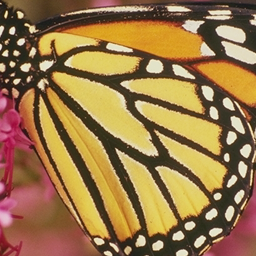
%> input picture butterfly_GT.bmp, 256 x 256 px
$ octave image_amplification_Top_Right.m   (GNU Octave 9; MATLAB toolbox functions it lacks are replaced by stand-ins)
%> lines starting %> are read from the running program, lines starting %| are printed output that depends on the picture; in (x1, y1, x2, y2) boxes, pixels count from 0 and x2, y2 are one past the last pixel; in counts of white or black regions, pixels touching at a corner belong together; the program's own positions count from 1
### draw_rect.m
function [state,result]=draw_rect(data,pointAll,windSize,lineSize,showOrNot)
% 函数调用：[state,result]=draw_rect(data,pointAll,windSize,showOrNot)
% 函数功能：在图像画个长方形框
% 函数输入：data为原始的大图，可为灰度图，可为彩色图
%          pointAll 框的左上角在大图中的坐标(每行代表一个坐标)，
%                   注意：在图中的坐标系为第一列为y,第二列为x(很奇怪的)
%          windSize 框的大小 windSize=[112,92] 分别表示长宽
%          showOrNot 是否要显示,默认为显示出来
% 函数输出：state -- 表示程序结果状态
%          result - 结果图像数据
% 函数历史： v0.0 @2013-01-27 created by Aborn

if nargin < 4
    showOrNot = 1;
end

%rgb  =  [255,240,245];
rgb = [0 255 0];                                 % 边框颜色   绿色
% [4 lines of commented-out code are left out]

windSize(1,1)=windSize(1,1);
windSize(1,2) = windSize(1,2);
if windSize(1,1) > size(data,1) ||...
        windSize(1,2) > size(data,2)
    state = -1;                                     % 说明窗口太大，图像太小，没必要获取
    disp('the window size is larger then image...');
    return;
end

result = data;
if size(data,3) == 3
    for k=1:3
        for i=1:size(pointAll,1)   %画边框顺序为：上右下左的原则
            result(pointAll(i,1),pointAll(i,2):pointAll(i,2)+windSize(i,1),k) = rgb(1,k);
            result(pointAll(i,1):pointAll(i,1)+windSize(i,2),pointAll(i,2)+windSize(i,1),k) = rgb(1,k);
            result(pointAll(i,1)+windSize(i,2),pointAll(i,2):pointAll(i,2)+windSize(i,1),k) = rgb(1,k);
            result(pointAll(i,1):pointAll(i,1)+windSize(i,2),pointAll(i,2),k) = rgb(1,k);
            if lineSize == 2 || lineSize == 3
                result(pointAll(i,1)+1,pointAll(i,2):pointAll(i,2)+windSize(i,1),k) = rgb(1,k);
                result(pointAll(i,1):pointAll(i,1)+windSize(i,2),pointAll(i,2)+windSize(i,1)-1,k) = rgb(1,k);
                result(pointAll(i,1)+windSize(i,2)-1,pointAll(i,2):pointAll(i,2)+windSize(i,1),k) = rgb(1,k);
                result(pointAll(i,1):pointAll(i,1)+windSize(i,2),pointAll(i,2)-1,k) = rgb(1,k);
                if lineSize == 3
                    result(pointAll(i,1)-1,pointAll(i,2):pointAll(i,2)+windSize(i,1),k) = rgb(1,k);
                    result(pointAll(i,1):pointAll(i,1)+windSize(i,2),pointAll(i,2)+windSize(i,1)+1,k) = rgb(1,k);
                    result(pointAll(i,1)+windSize(i,2)+1,pointAll(i,2):pointAll(i,2)+windSize(i,1),k) = rgb(1,k);
                    result(pointAll(i,1):pointAll(i,1)+windSize(i,2),pointAll(i,2)+1,k) = rgb(1,k);
                end
            end
        end
    end
end

state = 1;

if showOrNot == 1
    figure;
    imshow(result);
end

### image_amplification_Top_Right.m
clc
clear;
%im =imread('butterfly_GT.bmp');
im =imread('butterfly_GT.bmp');
%> im is the input picture: size 256x256x3 uint8; mean R, G, B 153, 119.2, 72.8
[rows,cols,a] =  size(im);
%> rows = 256; cols = 256; a = 3
factor  = 3;
x   =    210;
y   =    90;%115
stride = 30;
Line1 =1;
Line2=2;
im_crop=im(x:x+stride, y:y+stride,:);%set the (x,y) and stride yourself.
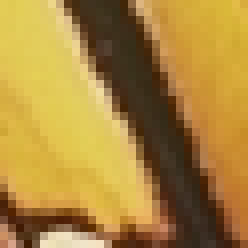
%> im_crop: size 31x31x3 uint8 (shown 8 times larger); mean R, G, B 171.3, 135.1, 61.6
im_crop_large=imresize(im_crop, factor, 'nearest') ; %set the  factor yourself.
[hei,wid,dep] = size(im_crop_large);
%> hei = 93; wid = 93; dep = 3
im(1:hei, end-wid+1: end, :) = im_crop_large;
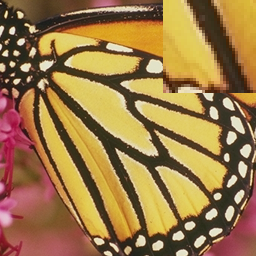
%> im: size 256x256x3 uint8; 13.2% of pixels changed, all inside (x1, y1, x2, y2) = (163, 0, 256, 93)
if a==1
 r=zeros(rows,cols);
 g=zeros(rows,cols);
 b=zeros(rows,cols);
 r=double(im);
 g=double(im);
 b=double(im);
 im=uint8(cat(3,r,g,b));
end
[state1,result]=draw_rect(im,[x,y],[stride,stride],Line1,0);
%> after the loop in draw_rect, `for k=1:3`:
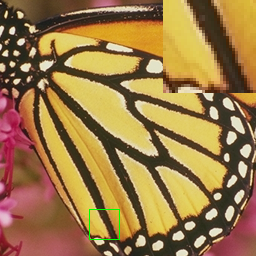
%> result: size 256x256x3 uint8; 0.18% of pixels changed, all inside (x1, y1, x2, y2) = (89, 209, 120, 240)
%> state1 = 1
%[state,result]=draw_rect(result,[rows-hei+1,cols-wid+1],[stride*factor+Line2,stride*factor+Line2],Line2,1);
[state,result]=draw_rect(result,[1,cols-wid+1],[stride*factor+Line2,stride*factor+Line2],Line2,1);
%> call 2 of draw_rect, with pointAll = [1 164], windSize = [92 92], lineSize = 2, showOrNot = 1
%> after the loop in draw_rect (call 2), `for k=1:3`:
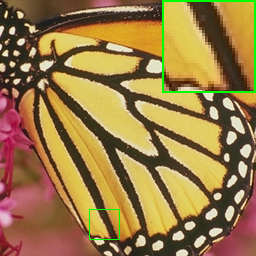
%> result: size 256x256x3 uint8; 1.12% of pixels changed, all inside (x1, y1, x2, y2) = (162, 0, 256, 93)
%> state = 1
%imwrite(result,'2_WNNM_5_200_fac_3_stride_30.png');
